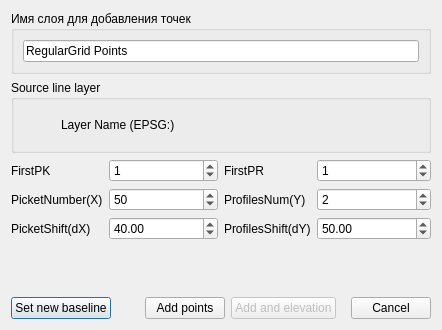
<?xml version="1.0" encoding="UTF-8"?>
<ui version="4.0">
 <class>RegularPointsDialog</class>
 <widget class="QDialog" name="RegularPointsDialog">
  <property name="geometry">
   <rect>
    <x>0</x>
    <y>0</y>
    <width>442</width>
    <height>330</height>
   </rect>
  </property>
  <property name="windowTitle">
   <string>Generate regular points</string>
  </property>
  <layout class="QVBoxLayout" name="verticalLayout">
   <item>
    <widget class="QGroupBox" name="groupBox">
     <property name="title">
      <string>Имя слоя для добавления точек</string>
     </property>
     <layout class="QHBoxLayout" name="horizontalLayout_9">
      <item>
       <widget class="QLineEdit" name="lineEdit">
        <property name="text">
         <string>RegularGrid Points</string>
        </property>
       </widget>
      </item>
     </layout>
    </widget>
   </item>
   <item>
    <widget class="QGroupBox" name="groupBox_2">
     <property name="title">
      <string>Source line layer</string>
     </property>
     <layout class="QHBoxLayout" name="horizontalLayout_8">
      <item>
       <layout class="QHBoxLayout" name="horizontalLayout_7">
        <item>
         <widget class="QLabel" name="warning_icon_label">
          <property name="minimumSize">
           <size>
            <width>32</width>
            <height>32</height>
           </size>
          </property>
          <property name="maximumSize">
           <size>
            <width>32</width>
            <height>32</height>
           </size>
          </property>
          <property name="text">
           <string/>
          </property>
         </widget>
        </item>
        <item>
         <widget class="QLabel" name="layer_name_label">
          <property name="sizePolicy">
           <sizepolicy hsizetype="Expanding" vsizetype="Maximum">
            <horstretch>0</horstretch>
            <verstretch>0</verstretch>
           </sizepolicy>
          </property>
          <property name="minimumSize">
           <size>
            <width>100</width>
            <height>32</height>
           </size>
          </property>
          <property name="text">
           <string>Layer Name (EPSG:)</string>
          </property>
         </widget>
        </item>
       </layout>
      </item>
     </layout>
    </widget>
   </item>
   <item>
    <layout class="QHBoxLayout" name="horizontalLayout">
     <item>
      <layout class="QFormLayout" name="formLayout_2">
       <item row="0" column="0">
        <widget class="QLabel" name="label_6">
         <property name="text">
          <string>FirstPK</string>
         </property>
        </widget>
       </item>
       <item row="0" column="1">
        <widget class="QDoubleSpinBox" name="firstPK">
         <property name="decimals">
          <number>0</number>
         </property>
         <property name="maximum">
          <double>1000.000000000000000</double>
         </property>
         <property name="value">
          <double>1.000000000000000</double>
         </property>
        </widget>
       </item>
       <item row="1" column="0">
        <widget class="QLabel" name="label">
         <property name="text">
          <string>PicketNumber(X)</string>
         </property>
        </widget>
       </item>
       <item row="1" column="1">
        <widget class="QSpinBox" name="pkNum">
         <property name="maximum">
          <number>1000</number>
         </property>
         <property name="value">
          <number>50</number>
         </property>
        </widget>
       </item>
       <item row="2" column="0">
        <widget class="QLabel" name="label_4">
         <property name="text">
          <string>PicketShift(dX)</string>
         </property>
        </widget>
       </item>
       <item row="2" column="1">
        <widget class="QDoubleSpinBox" name="dX">
         <property name="value">
          <double>40.000000000000000</double>
         </property>
        </widget>
       </item>
      </layout>
     </item>
     <item>
      <layout class="QFormLayout" name="formLayout">
       <item row="0" column="0">
        <widget class="QLabel" name="label_5">
         <property name="text">
          <string>FirstPR</string>
         </property>
        </widget>
       </item>
       <item row="0" column="1">
        <widget class="QDoubleSpinBox" name="firstPR">
         <property name="decimals">
          <number>0</number>
         </property>
         <property name="maximum">
          <double>1000.000000000000000</double>
         </property>
         <property name="value">
          <double>1.000000000000000</double>
         </property>
        </widget>
       </item>
       <item row="1" column="0">
        <widget class="QLabel" name="label_3">
         <property name="text">
          <string>ProfilesNum(Y)</string>
         </property>
        </widget>
       </item>
       <item row="1" column="1">
        <widget class="QSpinBox" name="proNum">
         <property name="maximum">
          <number>1000</number>
         </property>
         <property name="value">
          <number>2</number>
         </property>
        </widget>
       </item>
       <item row="2" column="0">
        <widget class="QLabel" name="label_2">
         <property name="text">
          <string>ProfilesShift(dY)</string>
         </property>
        </widget>
       </item>
       <item row="2" column="1">
        <widget class="QDoubleSpinBox" name="dY">
         <property name="maximum">
          <double>10000.000000000000000</double>
         </property>
         <property name="value">
          <double>50.000000000000000</double>
         </property>
        </widget>
       </item>
      </layout>
     </item>
    </layout>
   </item>
   <item>
    <spacer name="verticalSpacer">
     <property name="orientation">
      <enum>Qt::Vertical</enum>
     </property>
     <property name="sizeHint" stdset="0">
      <size>
       <width>20</width>
       <height>105</height>
      </size>
     </property>
    </spacer>
   </item>
   <item>
    <layout class="QHBoxLayout" name="horizontalLayout_12">
     <item>
      <widget class="QPushButton" name="pushButton">
       <property name="text">
        <string>Set new baseline</string>
       </property>
      </widget>
     </item>
     <item>
      <spacer name="horizontalSpacer_2">
       <property name="orientation">
        <enum>Qt::Horizontal</enum>
       </property>
       <property name="sizeHint" stdset="0">
        <size>
         <width>40</width>
         <height>20</height>
        </size>
       </property>
      </spacer>
     </item>
     <item>
      <layout class="QHBoxLayout" name="horizontalLayout_11">
       <item>
        <layout class="QHBoxLayout" name="horizontalLayout_10">
         <item>
          <widget class="QPushButton" name="btnAdd">
           <property name="text">
            <string>Add points</string>
           </property>
          </widget>
         </item>
         <item>
          <widget class="QPushButton" name="btnAddElev">
           <property name="enabled">
            <bool>false</bool>
           </property>
           <property name="text">
            <string>Add and elevation</string>
           </property>
          </widget>
         </item>
        </layout>
       </item>
       <item>
        <spacer name="horizontalSpacer">
         <property name="orientation">
          <enum>Qt::Horizontal</enum>
         </property>
         <property name="sizeType">
          <enum>QSizePolicy::Maximum</enum>
         </property>
         <property name="sizeHint" stdset="0">
          <size>
           <width>20</width>
           <height>20</height>
          </size>
         </property>
        </spacer>
       </item>
       <item>
        <widget class="QPushButton" name="btnCancel">
         <property name="text">
          <string>Cancel</string>
         </property>
        </widget>
       </item>
      </layout>
     </item>
    </layout>
   </item>
  </layout>
 </widget>
 <tabstops>
  <tabstop>lineEdit</tabstop>
  <tabstop>firstPR</tabstop>
  <tabstop>firstPK</tabstop>
  <tabstop>pkNum</tabstop>
  <tabstop>proNum</tabstop>
  <tabstop>dX</tabstop>
  <tabstop>dY</tabstop>
  <tabstop>btnAdd</tabstop>
  <tabstop>btnCancel</tabstop>
 </tabstops>
 <resources/>
 <connections/>
</ui>
